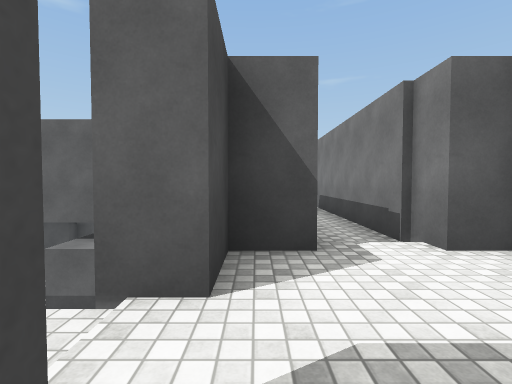
view 1 (above)

24 first-person views from a walk through a 3-D level made in the Unity game engine. The camera is 1.3 m above the floor, tilts 2° down and sees 85° across. The floor is counted in squares, 2.06 m on a side. Each view is taken from the middle of a square. On the plan, view 1 faces up. The plan holds only what a view shows up to about 9 squares ahead; the rest is blank. The place goes on beyond the plan. The player character is not drawn. Surface patterns are stand-ins for the level's own textures.

view 2
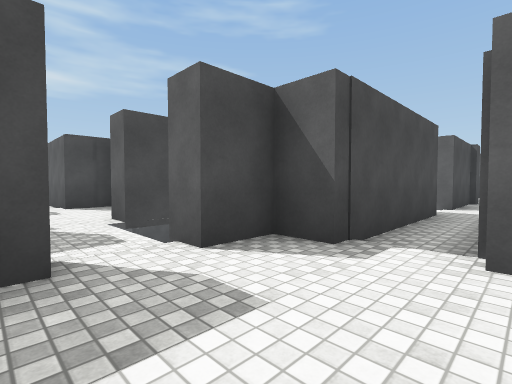

view 3
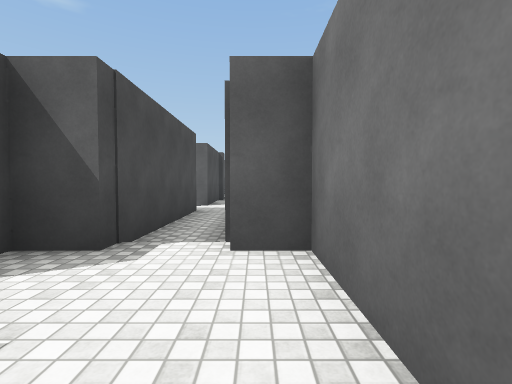

view 4
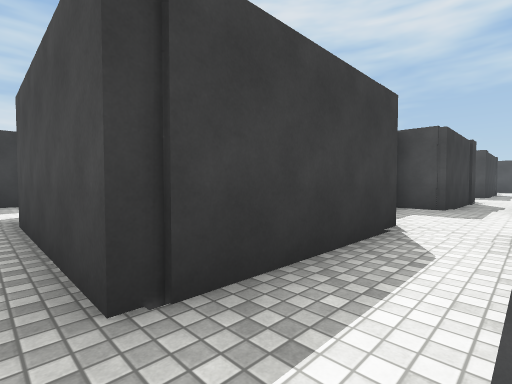

view 5
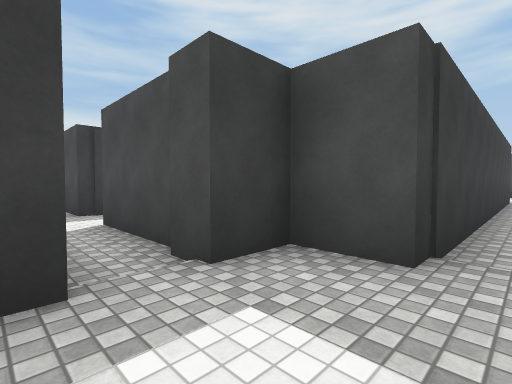

view 6
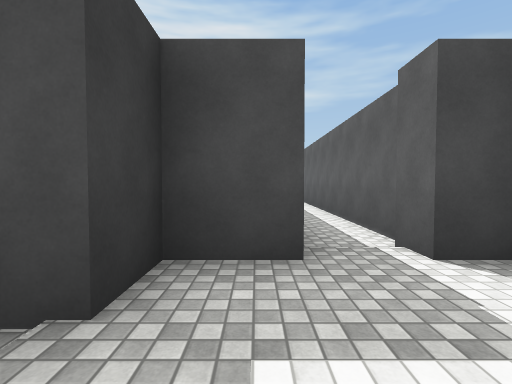

view 7
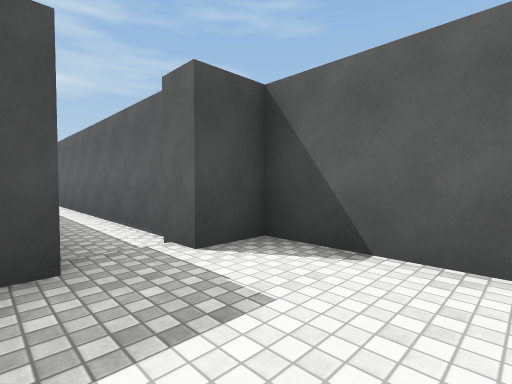

view 8
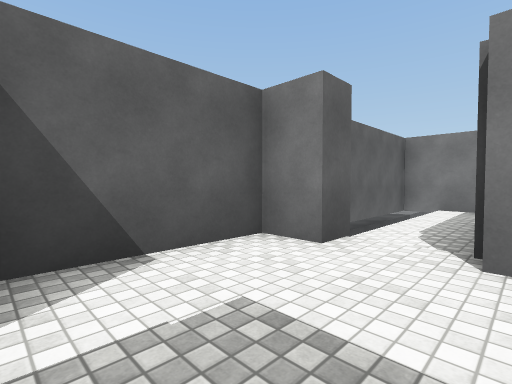

view 9
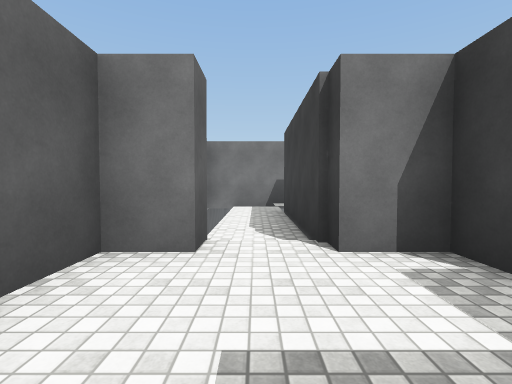

view 10
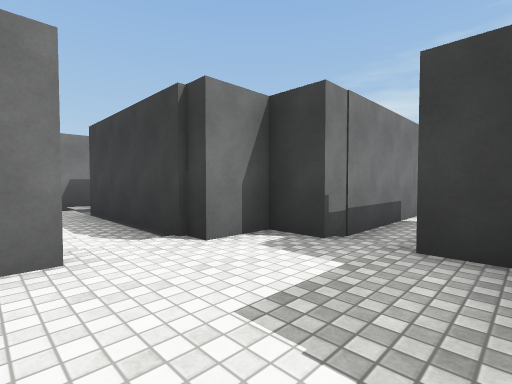

view 11
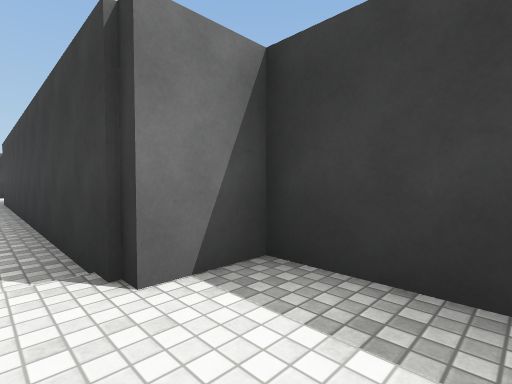

view 12
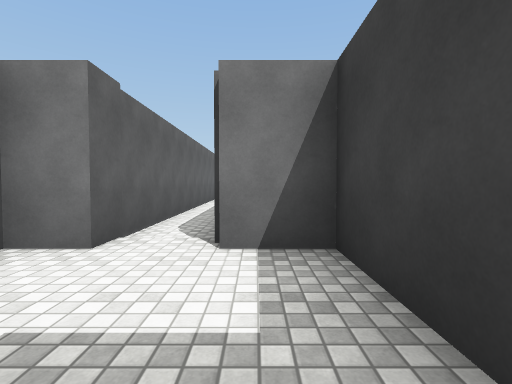

view 13
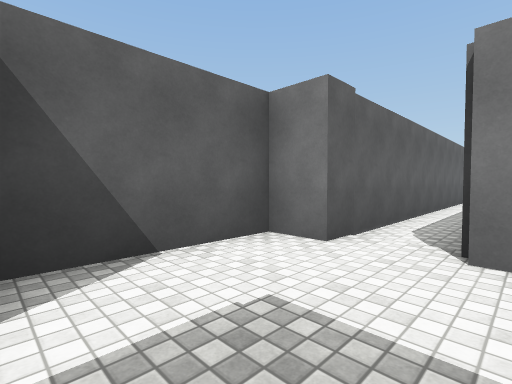

view 14
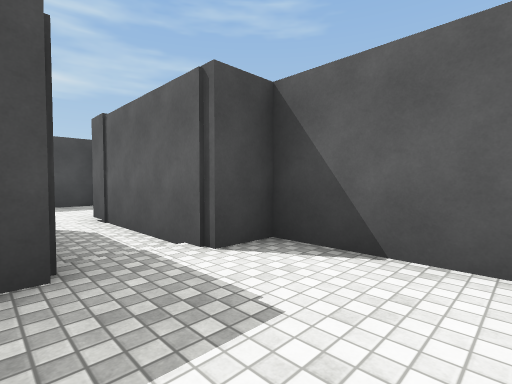

view 15
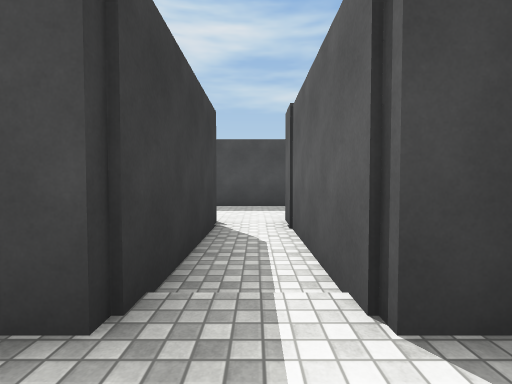

view 16
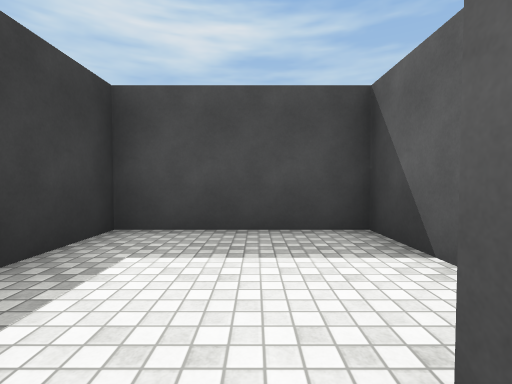

view 17
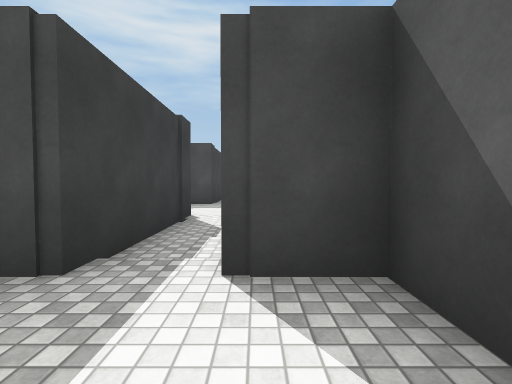

view 18
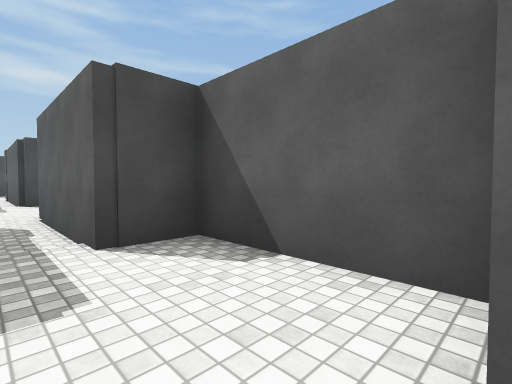

view 19
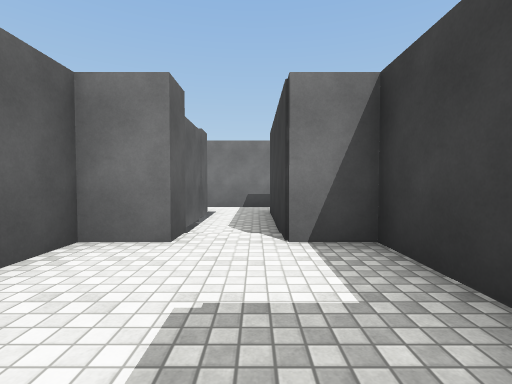

view 20
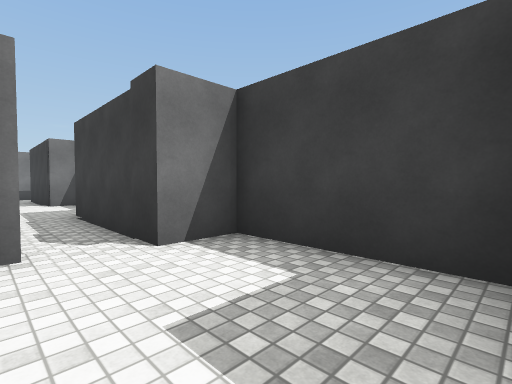

view 21
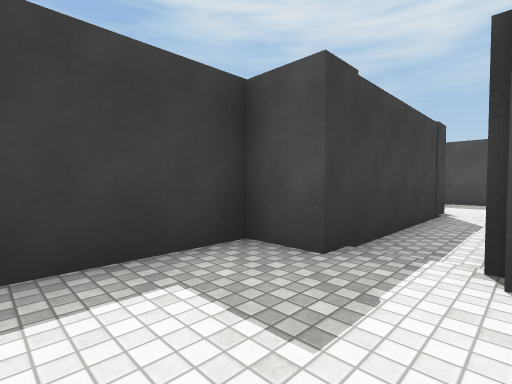

view 22
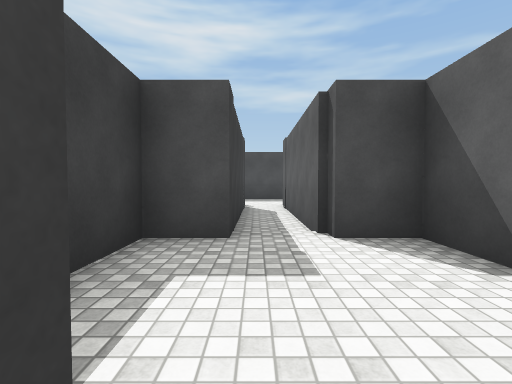

view 23
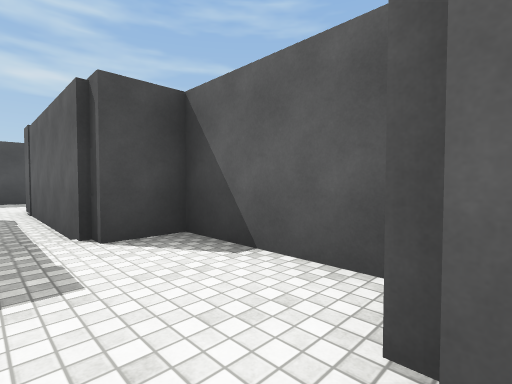

view 24
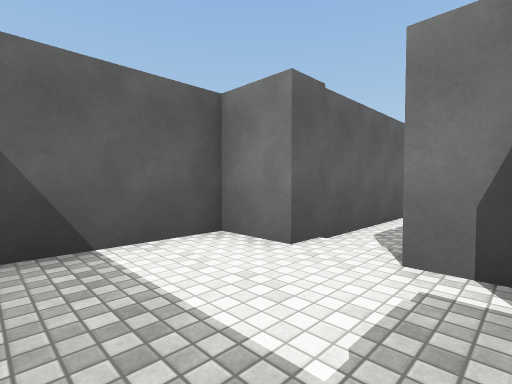

### Floor plan
Points are (right, up) in squares from view 1. A wall is a line through its corners. A room is listed if a view was taken in it or the views show most of it. See-through windows are left out.
Room 1 (views 1, 2, 3)
walls: (2.5, 0.5) (2.5, 2.6) (1.7, 2.6); (0.6, 2.6) (-0.3, 2.6) (-0.3, 1.5) (-1, 1.5)
ways out: opening at (1, 2) to room 5; opening at (-1, 1)
Room 2 (views 4, 5, 6, 7, 8, 9, 10)
walls: (-1.2, 13.5) (-10.4, 13.5); (2.5, 13.5) (2.5, 14.4) (-0.3, 14.4) (-0.3, 13.5) (-1, 13.5); (1.7, 7.5) (1.7, 11.2) (2.5, 11.2) (2.5, 12.4); (-10.4, 12.4) (-0.3, 12.4) (-0.3, 11.2) (0.6, 11.2) (0.6, 8)
ways out: opening at (-10, 13) to room 3; opening at (1, 8) to room 5; opening at (3, 13)
Room 3 (views 11, 12, 13, 14, 15, 16)
walls: (-12.2, 11.2) (-10.4, 11.2) (-10.4, 12.4); (-10.4, 13.5) (-10.4, 14.4) (-13.1, 14.4) (-13.1, 13.5) (-16.8, 13.5); (-16.5, 12.4) (-13.1, 12.4) (-13.1, 11.9)
ways out: opening at (-10, 13) to room 2; opening at (-16, 13)
Room 4 (views 17, 19, 22, 23)
walls: (-4.6, 5.7) (-3.1, 5.7) (-3.1, 6.7); (-3.1, 7.8) (-3.1, 8.9) (-5.8, 8.9) (-5.8, 7.8) (-9.2, 7.8); (-9.4, 6.7) (-5.8, 6.7) (-5.8, 5.8)
ways out: opening at (-3, 7) to room 5; opening at (-9, 7) to room 6
Room 5 (view 18)
walls: (0.6, 8) (-0.1, 8); (0, 8.2) (-1.4, 8.2); (-2.4, 7.8) (-3.1, 7.8); (-3.1, 6.7) (0.6, 6.7) (0.6, 2.6); (1.7, 2.6) (1.7, 7.5)
ways out: opening at (1, 2) to room 1; opening at (1, 8) to room 2; opening at (-3, 7) to room 4
Room 6 (views 20, 21)
walls: (-9.6, 8.9) (-12.1, 8.9) (-12.1, 7.8) (-16.7, 7.8); (-16.7, 6.7) (-12.1, 6.7) (-12.1, 5.7) (-9.4, 5.7) (-9.4, 6.7)
ways out: opening at (-9, 7) to room 4; opening at (-16, 7) to room 7
Room 7 (view 24)
walls: (-16.7, 7.8) (-16.7, 8.9) (-19, 8.9); (-16.7, 6) (-16.7, 6.7); (-19.4, 8.1) (-19.4, 6.1)
ways out: opening at (-16, 7) to room 6

Where each view was taken, in squares from view 1:
view 1: 0 up, 0 right, facing up
view 2: 0 up, 2 right, facing up-left
view 3: 0 up, 2 right, facing up
view 4: 8 up, 1 right, facing down-left
view 5: 13 up, 2 right, facing down-left
view 6: 12 up, 2 right, facing left
view 7: 12 up, 2 right, facing up-left
view 8: 12 up, 0 right, facing up-right
view 9: 13 up, 0 right, facing right
view 10: 14 up, 0 right, facing down-right
view 11: 13 up, 12 left, facing down-right
view 12: 12 up, 13 left, facing right
view 13: 12 up, 13 left, facing up-right
view 14: 12 up, 11 left, facing up-left
view 15: 13 up, 12 left, facing left
view 16: 13 up, 16 left, facing left
view 17: 8 up, 4 left, facing left
view 18: 7 up, 3 left, facing up-left
view 19: 7 up, 6 left, facing right
view 20: 8 up, 12 left, facing down-right
view 21: 8 up, 10 left, facing down-left
view 22: 7 up, 9 left, facing left
view 23: 7 up, 9 left, facing up-left
view 24: 6 up, 19 left, facing up-right
